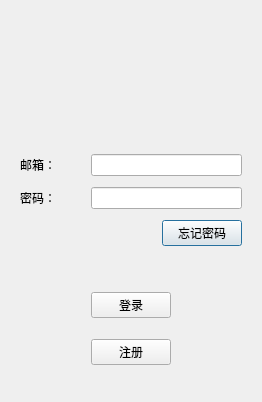
<?xml version="1.0" encoding="UTF-8"?>
<ui version="4.0">
 <class>LoginDialog</class>
 <widget class="QDialog" name="LoginDialog">
  <property name="geometry">
   <rect>
    <x>0</x>
    <y>0</y>
    <width>262</width>
    <height>402</height>
   </rect>
  </property>
  <property name="windowTitle">
   <string>Dialog</string>
  </property>
  <layout class="QVBoxLayout" name="verticalLayout">
   <item>
    <widget class="QWidget" name="widget_3" native="true">
     <layout class="QHBoxLayout" name="horizontalLayout">
      <item>
       <widget class="QLabel" name="label_3">
        <property name="text">
         <string/>
        </property>
        <property name="scaledContents">
         <bool>true</bool>
        </property>
        <property name="alignment">
         <set>Qt::AlignCenter</set>
        </property>
       </widget>
      </item>
     </layout>
    </widget>
   </item>
   <item>
    <widget class="QWidget" name="widget" native="true">
     <layout class="QGridLayout" name="gridLayout">
      <item row="0" column="0">
       <widget class="QLabel" name="label">
        <property name="text">
         <string>邮箱：</string>
        </property>
       </widget>
      </item>
      <item row="0" column="1" colspan="2">
       <widget class="QLineEdit" name="email_edit"/>
      </item>
      <item row="1" column="0">
       <widget class="QLabel" name="label_2">
        <property name="text">
         <string>密码：</string>
        </property>
       </widget>
      </item>
      <item row="1" column="1" colspan="2">
       <widget class="QLineEdit" name="key_word"/>
      </item>
      <item row="2" column="0" colspan="2">
       <spacer name="horizontalSpacer">
        <property name="orientation">
         <enum>Qt::Horizontal</enum>
        </property>
        <property name="sizeHint" stdset="0">
         <size>
          <width>151</width>
          <height>20</height>
         </size>
        </property>
       </spacer>
      </item>
      <item row="2" column="2">
       <widget class="QPushButton" name="forget">
        <property name="text">
         <string>忘记密码</string>
        </property>
       </widget>
      </item>
     </layout>
    </widget>
   </item>
   <item>
    <widget class="QWidget" name="widget_2" native="true">
     <layout class="QGridLayout" name="gridLayout_2">
      <item row="0" column="0">
       <spacer name="horizontalSpacer_2">
        <property name="orientation">
         <enum>Qt::Horizontal</enum>
        </property>
        <property name="sizeHint" stdset="0">
         <size>
          <width>72</width>
          <height>20</height>
         </size>
        </property>
       </spacer>
      </item>
      <item row="0" column="1">
       <widget class="QPushButton" name="login">
        <property name="text">
         <string>登录</string>
        </property>
       </widget>
      </item>
      <item row="0" column="2">
       <spacer name="horizontalSpacer_3">
        <property name="orientation">
         <enum>Qt::Horizontal</enum>
        </property>
        <property name="sizeHint" stdset="0">
         <size>
          <width>72</width>
          <height>20</height>
         </size>
        </property>
       </spacer>
      </item>
      <item row="1" column="0">
       <spacer name="horizontalSpacer_4">
        <property name="orientation">
         <enum>Qt::Horizontal</enum>
        </property>
        <property name="sizeHint" stdset="0">
         <size>
          <width>72</width>
          <height>20</height>
         </size>
        </property>
       </spacer>
      </item>
      <item row="1" column="1">
       <widget class="QPushButton" name="sign">
        <property name="text">
         <string>注册</string>
        </property>
       </widget>
      </item>
      <item row="1" column="2">
       <spacer name="horizontalSpacer_5">
        <property name="orientation">
         <enum>Qt::Horizontal</enum>
        </property>
        <property name="sizeHint" stdset="0">
         <size>
          <width>72</width>
          <height>20</height>
         </size>
        </property>
       </spacer>
      </item>
     </layout>
    </widget>
   </item>
  </layout>
 </widget>
 <resources/>
 <connections/>
</ui>
